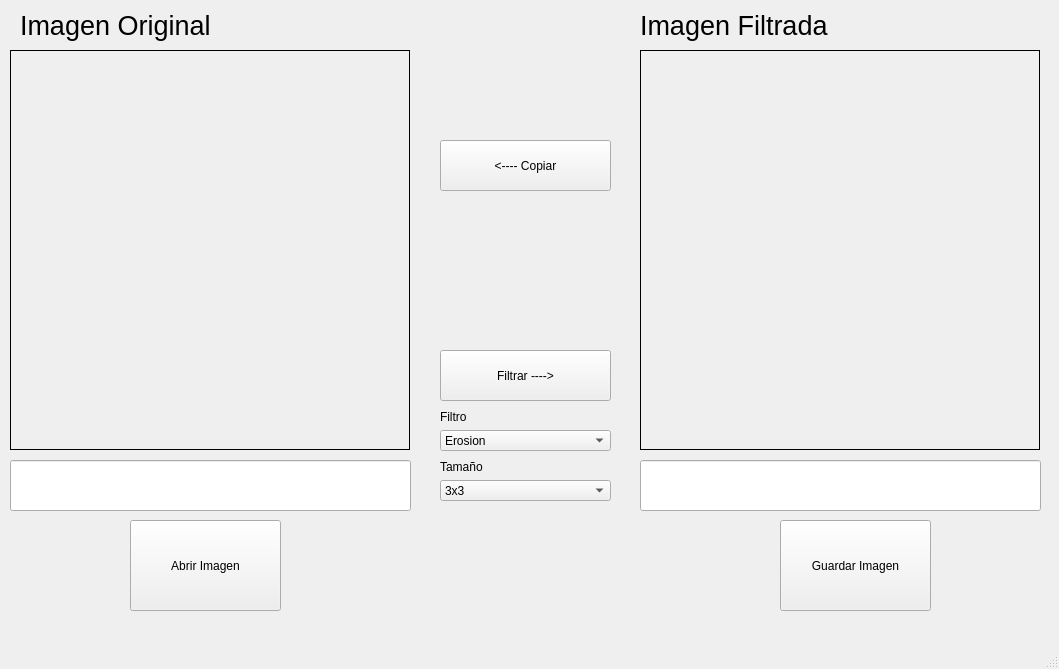
<?xml version="1.0" encoding="UTF-8"?>
<ui version="4.0">
 <class>MainWindow</class>
 <widget class="QMainWindow" name="MainWindow">
  <property name="geometry">
   <rect>
    <x>0</x>
    <y>0</y>
    <width>1059</width>
    <height>669</height>
   </rect>
  </property>
  <property name="windowTitle">
   <string>MainWindow</string>
  </property>
  <widget class="QWidget" name="centralwidget">
   <widget class="QPushButton" name="btn_open">
    <property name="geometry">
     <rect>
      <x>130</x>
      <y>520</y>
      <width>151</width>
      <height>91</height>
     </rect>
    </property>
    <property name="text">
     <string>Abrir Imagen</string>
    </property>
   </widget>
   <widget class="QPushButton" name="btn_fil">
    <property name="geometry">
     <rect>
      <x>440</x>
      <y>350</y>
      <width>171</width>
      <height>51</height>
     </rect>
    </property>
    <property name="text">
     <string>Filtrar ----&gt;</string>
    </property>
   </widget>
   <widget class="QPushButton" name="btn_save">
    <property name="geometry">
     <rect>
      <x>780</x>
      <y>520</y>
      <width>151</width>
      <height>91</height>
     </rect>
    </property>
    <property name="text">
     <string>Guardar Imagen</string>
    </property>
   </widget>
   <widget class="QComboBox" name="combo_fil">
    <property name="geometry">
     <rect>
      <x>440</x>
      <y>430</y>
      <width>171</width>
      <height>21</height>
     </rect>
    </property>
    <item>
     <property name="text">
      <string>Erosion</string>
     </property>
    </item>
    <item>
     <property name="text">
      <string>Dilatacion</string>
     </property>
    </item>
    <item>
     <property name="text">
      <string>Apertura</string>
     </property>
    </item>
    <item>
     <property name="text">
      <string>Cierre</string>
     </property>
    </item>
    <item>
     <property name="text">
      <string>Borde Exterior</string>
     </property>
    </item>
    <item>
     <property name="text">
      <string>Borde Interior</string>
     </property>
    </item>
    <item>
     <property name="text">
      <string>Mediana</string>
     </property>
    </item>
    <item>
     <property name="text">
      <string>Gradiente</string>
     </property>
    </item>
    <item>
     <property name="text">
      <string>Top-hat</string>
     </property>
    </item>
   </widget>
   <widget class="QLabel" name="label">
    <property name="geometry">
     <rect>
      <x>440</x>
      <y>410</y>
      <width>47</width>
      <height>13</height>
     </rect>
    </property>
    <property name="text">
     <string>Filtro</string>
    </property>
   </widget>
   <widget class="QLineEdit" name="pat_im1">
    <property name="geometry">
     <rect>
      <x>10</x>
      <y>460</y>
      <width>401</width>
      <height>51</height>
     </rect>
    </property>
   </widget>
   <widget class="QLineEdit" name="pat_im2">
    <property name="geometry">
     <rect>
      <x>640</x>
      <y>460</y>
      <width>401</width>
      <height>51</height>
     </rect>
    </property>
   </widget>
   <widget class="QLabel" name="caja_im1">
    <property name="geometry">
     <rect>
      <x>10</x>
      <y>50</y>
      <width>400</width>
      <height>400</height>
     </rect>
    </property>
    <property name="frameShape">
     <enum>QFrame::Box</enum>
    </property>
    <property name="text">
     <string/>
    </property>
   </widget>
   <widget class="QLabel" name="im_caja_2">
    <property name="geometry">
     <rect>
      <x>640</x>
      <y>50</y>
      <width>400</width>
      <height>400</height>
     </rect>
    </property>
    <property name="frameShape">
     <enum>QFrame::Box</enum>
    </property>
    <property name="text">
     <string/>
    </property>
   </widget>
   <widget class="QLabel" name="label_2">
    <property name="geometry">
     <rect>
      <x>20</x>
      <y>10</y>
      <width>381</width>
      <height>31</height>
     </rect>
    </property>
    <property name="font">
     <font>
      <pointsize>20</pointsize>
     </font>
    </property>
    <property name="text">
     <string>Imagen Original</string>
    </property>
   </widget>
   <widget class="QLabel" name="label_3">
    <property name="geometry">
     <rect>
      <x>640</x>
      <y>10</y>
      <width>351</width>
      <height>31</height>
     </rect>
    </property>
    <property name="font">
     <font>
      <pointsize>20</pointsize>
     </font>
    </property>
    <property name="text">
     <string>Imagen Filtrada</string>
    </property>
   </widget>
   <widget class="QPushButton" name="btn_cop">
    <property name="geometry">
     <rect>
      <x>440</x>
      <y>140</y>
      <width>171</width>
      <height>51</height>
     </rect>
    </property>
    <property name="text">
     <string>&lt;---- Copiar</string>
    </property>
   </widget>
   <widget class="QComboBox" name="combo_tam">
    <property name="geometry">
     <rect>
      <x>440</x>
      <y>480</y>
      <width>171</width>
      <height>21</height>
     </rect>
    </property>
    <item>
     <property name="text">
      <string>3x3</string>
     </property>
    </item>
    <item>
     <property name="text">
      <string>5x5</string>
     </property>
    </item>
    <item>
     <property name="text">
      <string>7x7</string>
     </property>
    </item>
    <item>
     <property name="text">
      <string>9x9</string>
     </property>
    </item>
   </widget>
   <widget class="QLabel" name="label_4">
    <property name="geometry">
     <rect>
      <x>440</x>
      <y>460</y>
      <width>47</width>
      <height>13</height>
     </rect>
    </property>
    <property name="text">
     <string>Tamaño</string>
    </property>
   </widget>
  </widget>
  <widget class="QMenuBar" name="menubar">
   <property name="geometry">
    <rect>
     <x>0</x>
     <y>0</y>
     <width>1059</width>
     <height>21</height>
    </rect>
   </property>
  </widget>
  <widget class="QStatusBar" name="statusbar"/>
 </widget>
 <resources/>
 <connections/>
</ui>
